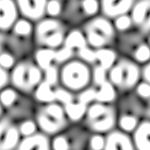
Frame 1 (no input)
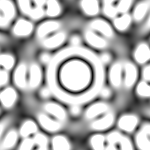
Frame 60 (the mouse pressed at the canvas centre just before this capture)
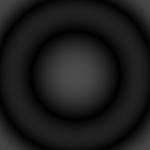
Frame 120 (the mouse held since frame 60 and released just before this capture)

The Processing sketch that drew these frames (run headless with seeded random() and noise(); from frame 60 on, the mouse is pressed at the canvas centre):

// Processing sketch: soundWaveFloat
// ── soundWaveFloat.pde
float r=0.062;
float[][] source=new float[72][3];
void setup(){
  size(150,150);

  for(int i=0;i<6;i++){
    source[2*i][0]=0.9848;
    source[2*i+1][0]=-0.9848;
    source[2*i][1]=0.1736*cos(TWO_PI/6.0*i);
    source[2*i+1][1]=-0.1736*cos(TWO_PI/6.0*i);
    source[2*i][2]=0.1736*sin(TWO_PI/6.0*i);
    source[2*i+1][2]=-0.1736*sin(TWO_PI/6.0*i);
  }
    for(int i=0;i<12;i++){
    source[12+2*i][0]=0.9397;
    source[12+2*i+1][0]=-0.9397;
    source[12+2*i][1]=0.3420*cos(TWO_PI/12.0*i-0.21);
    source[12+2*i+1][1]=-0.3420*cos(TWO_PI/12.0*i-0.21);
    source[12+2*i][2]=0.3420*sin(TWO_PI/12.0*i-0.21);
    source[12+2*i+1][2]=-0.3420*sin(TWO_PI/12.0*i-0.21);
  }
      for(int i=0;i<18;i++){
    source[36+2*i][0]=0.8660;
    source[36+2*i+1][0]=-0.8660;
    source[36+2*i][1]=0.5*cos(TWO_PI/18.0*i);
    source[36+2*i+1][1]=-0.5*cos(TWO_PI/18.0*i);
    source[36+2*i][2]=0.5*sin(TWO_PI/18.0*i);
    source[36+2*i+1][2]=-0.5*sin(TWO_PI/18.0*i);
  }
  for(int i=0;i<72;i++){for(int j=0;j<3;j++){source[i][j]*=r;}
  }
}
float scale=0.0003;
float t=-0.06;
void draw(){
  colorMode(HSB);
  loadPixels();
  for(int i=0;i<width;i++){
    for(int j=0;j<height;j++){
       shift(t,(j-width/2)*scale,(i-width/2)*scale,0);
      pixels[i+j*width]=color(0.5*outX,0,0.8*sqrt(sq(outX)+sq(outY)+sq(outZ)));
    }
  }
  updatePixels();
  t+=0.002;
}
float outX,outY,outZ;
void shift(float x,float y,float z,float t){
  float freq=40000,speed=340,amp=1;
  outX=0;outY=0;outZ=0;
  for(int i=0;i<source.length;i++){
    float sqdist=sq(x-source[i][0])+sq(y-source[i][1])+sq(z-source[i][2]);
    outX+=(x-source[i][0])/sqdist*sin(TWO_PI*freq*(t-sqrt(sqdist)/speed));
    outY+=(y-source[i][1])/sqdist*sin(TWO_PI*freq*(t-sqrt(sqdist)/speed));
    outZ+=(z-source[i][2])/sqdist*sin(TWO_PI*freq*(t-sqrt(sqdist)/speed));
  }
  outX*=amp;
  outY*=amp;
  outZ*=amp;
}
